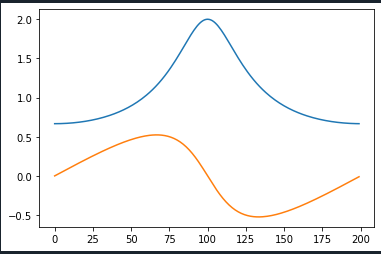

This chart was generated by the following Python code:
import numpy as np
import matplotlib.pyplot as plt


a = 0.5

w = np.arange(-1*np.pi, np.pi, np.pi/100)

D = 1 - a * np.exp(-1j*w)
X = 1 / D

M_X = np.abs(X)
F_X = np.angle(X)

plt.plot(M_X)
plt.plot(F_X)

plt.show()
